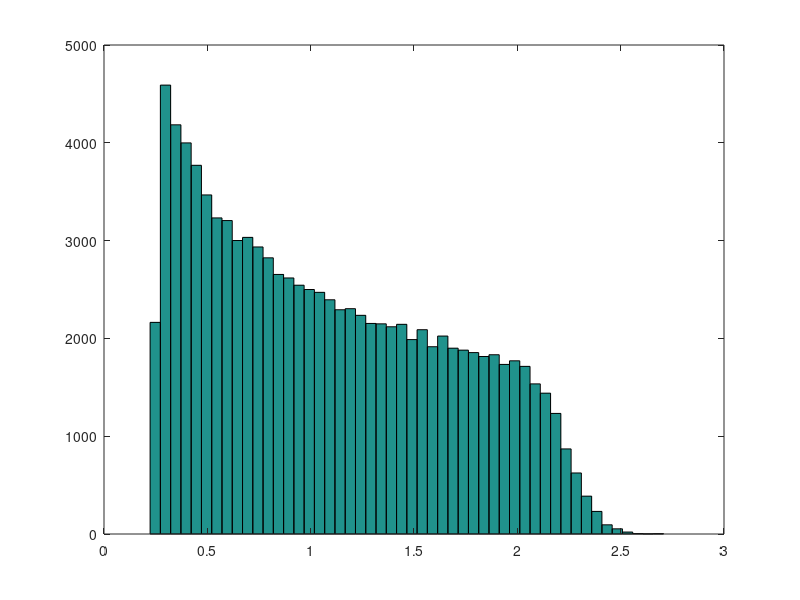

Write MATLAB code to recreate this figure.
% Example Monte Carlo Simulation in Matlab
% Function: y = x2^2/x1
%
%   Generate n samples from a normal distribution
%     r = ( randn(n,1) * sd ) + mu
%     mu : mean
%     sd : standard deviation
%
%   Generate n samples from a uniform distribution
%     r = a + rand(n,1) * (b-a)
%     a : minimum
%     b : maximum

n = 100000;	% The number of function evaluations

% --- Generate vectors of random inputs
% x1 ~ Normal distribution N(mean=100,sd=5)
% x2 ~ Uniform distribution U(a=5,b=15)

x1 = ( randn(n,1) * 5 ) + 100;
x2 = 5 + rand(n,1) * ( 15 - 5 );

% --- Run the simulation
% Note the use of element-wise multiplication

y = x2.^2 ./ x1;

% --- Create a histogram of the results (50 bins)

hist(y,50);

% --- Calculate summary statistics

y_mean = mean(y)
y_std = std(y)
y_median = median(y)